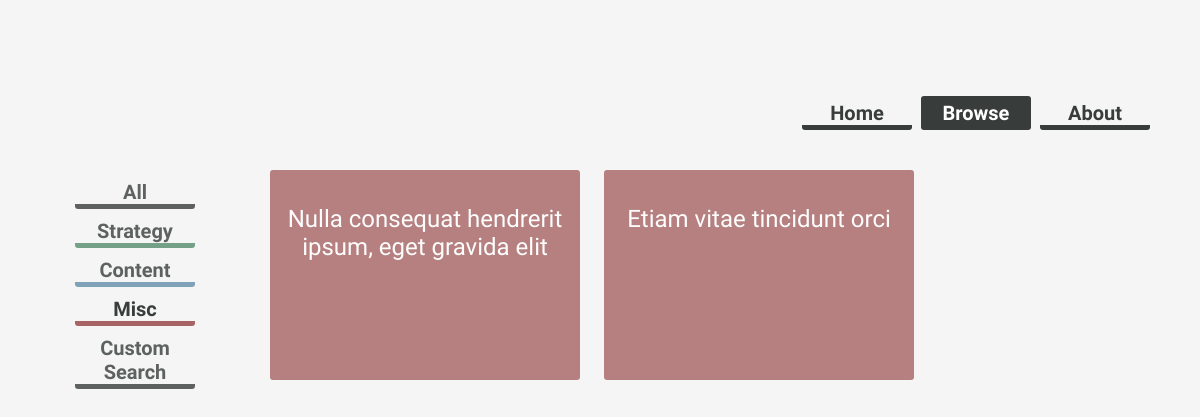
Before: /browse/misc with the older database file.
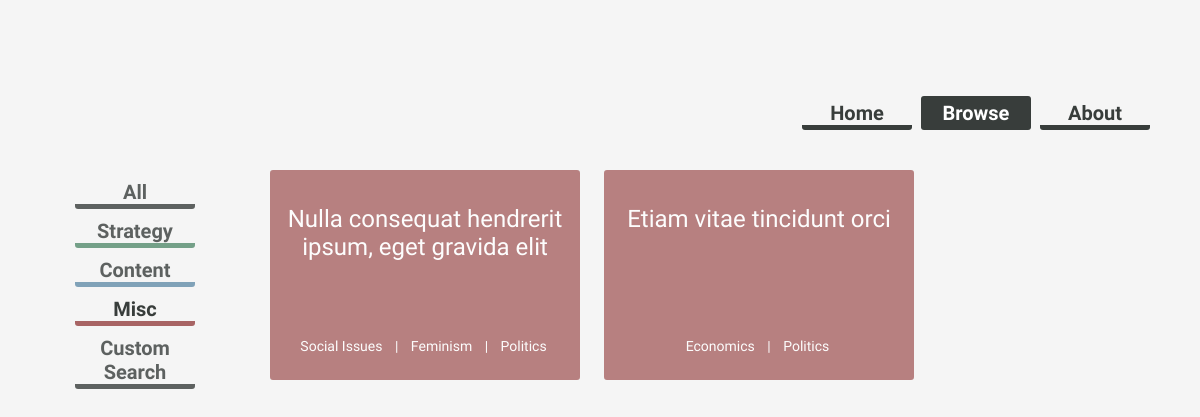
After: the same page with the newer database file.
### tplatform/models.py (models this page shows, shortened)
class Article(models.Model):
    STRATEGY = 1
    CONTENT = 2
    MISC = 3
    CATEGORY_CHOICES = (
        (STRATEGY, 'Strategy'),
        (CONTENT, 'Content'),
        (MISC, 'Misc'),
    )
    title = models.CharField(max_length = 200)
    description = models.CharField(max_length = 350, default = '')
    authors = models.ManyToManyField(Author, blank = True)
    date_added = models.DateTimeField()
    content = models.TextField()
    category = models.IntegerField(choices = CATEGORY_CHOICES)
    tags = models.ManyToManyField(Tag)
    types = models.ManyToManyField(Type, blank = True)

class Tag(models.Model):
    name = models.CharField(max_length = 30)

### tplatform/views.py (the view)
# urls.py: url(r'^browse/misc', views.misc, name='browse.misc'),
def misc(request):
	articles = Article.objects.filter(category=Article.MISC)
	return render(request, 'tplatform/misc.html', {
		'articles': articles,
	})

### training/templates/tplatform/misc.html (shortened to what this page needs)
{% extends "tplatform/browse.html" %}
{% block articles %}
	<div>
		{% for article in articles %}
		<div style="display:inline-block; vertical-align:top;">
			<a href="{% url 'browse.article_detail' article.id %}">
				<div class="content-box" id="article-{{ article.get_category_display|lower }}">
					<span class="box-title">{{ article.title }}</span>
					<span id="tag-wrapper">
					<span class="box-tag-list">
						{% for tag in article.tags.all %}
							<span class="box-tag">
								{{ tag.name }}
							</span>
							{% if not forloop.last %}
								<span class="box-tag">
									|
								</span>
							{% endif %}
						{% endfor %}
					</span>
					</span>
				</div>
			</a>
		</div>
		{% endfor %}
	</div>
{% endblock %}

### training/templates/tplatform/browse.html (shortened to what this page needs)
{% extends "base.html" %}
{% block content %}
    <div>
		<nav id="browse-navbar">
			<a href="/browse/filter/category=/tags=/" id="sidebar-all" class="{% if request.resolver_match.url_name == 'browse' %}active{% endif %}">
				All
			</a>
			<a href="{% url 'browse.filter_detail' 'strategy' '' %}" id="sidebar-strategy" class="{% if request.resolver_match.url_name == 'browse.strategy' %}active{% endif %}">
				Strategy
			</a>
			<a href="{% url 'browse.filter_detail' 'content' '' %}" id="sidebar-content" class="{% if request.resolver_match.url_name == 'browse.content' %}active{% endif %}">
				Content
			</a>
			<a href="{% url 'browse.filter_detail' 'misc' '' %}" id="sidebar-misc" class="{% if request.resolver_match.url_name == 'browse.misc' %}active{% endif %}">
				Misc
			</a>
			<a id="sidebar-all" class="custom-search-button">
				Custom Search
			</a>
		</nav>
		<div id="box-wrapper">
			{% block articles %}
			{% endblock %}
		</div>
	</div>
{% endblock %}

### training/templates/base.html (shortened to what this page needs)
{% load staticfiles %}
<!doctype html>
<html>
	<head>
        <link rel="stylesheet" href="{% static 'css/index.css' %}">
	</head>
	<body>
		<div id="header">
			<nav id="main-navbar">
				<a href="{% url 'index' %}" id="home" class="{% if request.resolver_match.url_name == 'index' %}active{% endif %}">
					Home
				</a>
				<a href="/browse/filter/category=/tags=/" id="browse" class="{% if 'browse' in request.resolver_match.url_name %}active{% endif %}">
					Browse
				</a>
				<a href="{% url 'about' %}" id="about" class="{% if request.resolver_match.url_name == 'about' %}active{% endif %}">
					About
				</a>
			</nav>
		</div>
		<div id="website-content">
			{% block content %}
	    	{% endblock content %}
			</div>
	</body>
</html>

### tplatform/static/css/index.css (style rules this page uses)
body { margin: 0; width: 100%; height: 100%; background-color: rgba(245, 245, 245, 1); }
a { text-decoration: none; color: black; }
#website-content { top: 130px; position: absolute; width: 90%; left: 5%; padding: 30px 0; }
#header { position: absolute; width: 100%; height: 130px; background-color: rgba(245, 245, 245, 0.9); z-index: 900; }
#main-navbar { position: absolute; right: 50px; bottom: 0; }
#main-navbar a { display: inline-block; width: 110px; text-align: center; text-decoration: none; color: #383D3B; font-family: 'Open Sans Condensed', sans-serif; font-size: 20px; font-weight: bold; border-bottom-style: solid; border-bottom-width: 5px; padding-top: 5px; margin-left: 5px; border-radius: 3px; }
#home, #browse, #about { border-color: #383D3B; }
#home:hover, #browse:hover, #about:hover, #home.active, #browse.active, #about.active { background-color: #383D3B; color: white; }
#box-wrapper { width: calc(100% - 200px); display: inline-block; float: right; }
.content-box { position: relative; display: block; width: 280px; height: 180px; padding: 10px; background-color: #f5f5f5; margin: 10px; border-style: solid; border-width: 5px; border-radius: 3px; }
.box-title { display: block; font-size: 24px; font-family: 'Open Sans Condensed', sans-serif; margin: 0; text-align: center; margin-top: 20px; }
.box-tag-list { display: inline-block; font-size: 14px; font-family: 'Open Sans Condensed', sans-serif; }
.box-tag { display: inline; font-size: 14px; font-family: 'Open Sans Condensed', sans-serif; color: white; border-radius: 4px; padding: 3px; margin-right: 3px; }
#tag-wrapper { width: 100%; position: absolute; left: 0px; display: inline; bottom: 20px; text-align: center; }
#browse-navbar { float: left; position: absolute; margin: 10px; }
#browse-navbar a { display: block; width: 120px; text-align: center; text-decoration: none; color: #383D3B; font-family: 'Open Sans Condensed', sans-serif; font-size: 20px; font-weight: bold; border-bottom-style: solid; border-bottom-width: 5px; border-radius: 3px; margin: 5px; padding-top: 5px; }
#sidebar-strategy { border-color: #558B6E; color: black; opacity: 0.8; }
#sidebar-content { border-color: #648EAA; color: black; opacity: 0.8; }
#sidebar-misc { border-color: #A86464; color: black; opacity: 0.8; }
#sidebar-misc:hover, #sidebar-misc.active { opacity: 1; }
#sidebar-all { border-color: #383D3B; color: black; opacity: 0.8; }
#article-misc { border-color: #A86464; background-color: #A86464; color: white; opacity: 0.8; }

Changed rows visible on the page:
added Tag: name "Social Issues", shown under Article "Nulla consequat hendrerit ipsum, eget gravida elit"
added Tag: name "Feminism", shown under Article "Nulla consequat hendrerit ipsum, eget gravida elit"
added Tag: name "Politics"
added Tag: name "Economics", shown under Article "Etiam vitae tincidunt orci"
